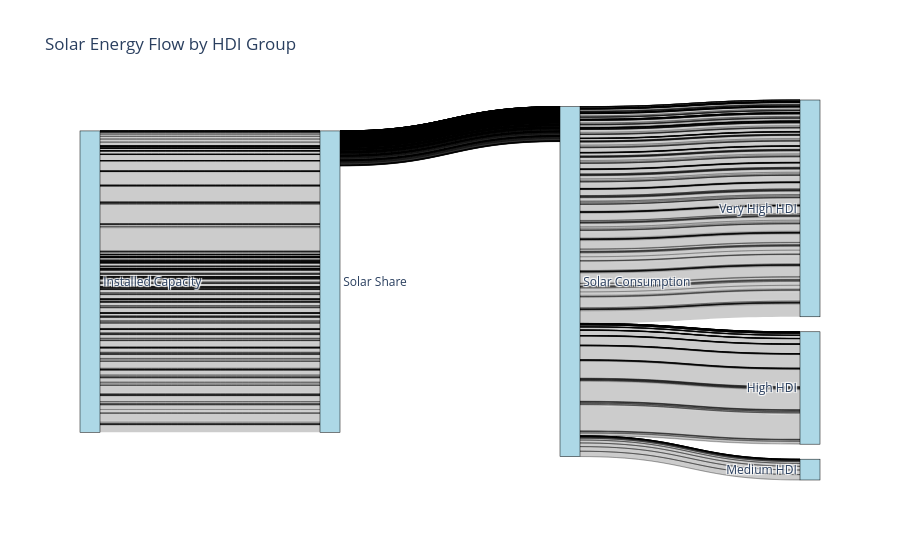

The code cell stored with this chart in its notebook:
### Markdown cell above
Visualizing Solar Equity Flows by HDI Group using a Sankey diagram

### Code cell
# 📦 Step 1: Install & Import Libraries
import pandas as pd
import plotly.graph_objects as go

# 🧭 Step 3: Define Nodes
nodes = [
    "Installed Capacity", "Solar Share", "Solar Consumption",
    "Very High HDI", "High HDI", "Medium HDI", "Low HDI"
]
node_indices = {name: i for i, name in enumerate(nodes)}

# 🔗 Step 4: Create Flows
links = {
    'source': [],
    'target': [],
    'value': [],
    'label': []
}

# Capacity → Share
for _, row in merged_df.iterrows():
    links['source'].append(node_indices["Installed Capacity"])
    links['target'].append(node_indices["Solar Share"])
    links['value'].append(row['Installed Solar PV Capacity (MW)'])
    links['label'].append(f"{row['HDI_Group']} Capacity")

# Share → Consumption
for _, row in merged_df.iterrows():
    links['source'].append(node_indices["Solar Share"])
    links['target'].append(node_indices["Solar Consumption"])
    links['value'].append(row['Solar (% equivalent primary energy)'])
    links['label'].append(f"{row['HDI_Group']} Share")

# Consumption → HDI Group
for _, row in merged_df.iterrows():
    links['source'].append(node_indices["Solar Consumption"])
    links['target'].append(node_indices[f"{row['HDI_Group']} HDI"])
    links['value'].append(row['Solar Energy Consumption (TWh)'])
    links['label'].append(f"{row['HDI_Group']} Consumption")

# 🎨 Step 5: Build Sankey Diagram
fig = go.Figure(data=[go.Sankey(
    node=dict(
        pad=15,
        thickness=20,
        line=dict(color="black", width=0.5),
        label=nodes,
        color="lightblue"
    ),
    link=dict(
        source=links['source'],
        target=links['target'],
        value=links['value'],
        label=links['label']
    )
)])

fig.update_layout(title_text="Solar Energy Flow by HDI Group", font_size=12)
fig.show()

# 📦 Step 1: Import Libraries
import pandas as pd
import plotly.graph_objects as go

# 📊 Step 2: Aggregate Data by HDI Group
solar_df = merged_df.groupby('HDI_Group').agg({
    'Installed Solar PV Capacity (MW)': 'sum',
    'Solar (% equivalent primary energy)': 'mean',
    'Solar Energy Consumption (TWh)': 'sum'
}).reset_index()

# 🧭 Step 3: Define Nodes
nodes = [
    "Installed Capacity", "Solar Share", "Solar Consumption",
    "Very High HDI", "High HDI", "Medium HDI", "Low HDI"
]
node_indices = {name: i for i, name in enumerate(nodes)}

# 🔗 Step 4: Create Flows
links = {'source': [], 'target': [], 'value': [], 'label': []}

# Capacity → Share
for _, row in solar_df.iterrows():
    links['source'].append(node_indices["Installed Capacity"])
    links['target'].append(node_indices["Solar Share"])
    links['value'].append(row["Installed Solar PV Capacity (MW)"])
    links['label'].append(f"{row['HDI_Group']} Capacity")

# Share → Consumption
for _, row in solar_df.iterrows():
    links['source'].append(node_indices["Solar Share"])
    links['target'].append(node_indices["Solar Consumption"])
    links['value'].append(row["Solar (% equivalent primary energy)"])
    links['label'].append(f"{row['HDI_Group']} Share")

# Consumption → HDI Group
for _, row in solar_df.iterrows():
    links['source'].append(node_indices["Solar Consumption"])
    links['target'].append(node_indices[f"{row['HDI_Group']} HDI"])
    links['value'].append(row["Solar Energy Consumption (TWh)"])
    links['label'].append(f"{row['HDI_Group']} Consumption")

# 🎨 Step 5: Build Sankey Diagram
fig = go.Figure(data=[go.Sankey(
    node=dict(
        pad=15,
        thickness=20,
        line=dict(color="black", width=0.5),
        label=nodes,
        color="lightblue"
    ),
    link=dict(
        source=links['source'],
        target=links['target'],
        value=links['value'],
        label=links['label']
    )
)])

fig.update_layout(title_text="Solar Energy Flow by HDI Group", font_size=12)
fig.show()

# 📦 Step 1: Import Libraries
import pandas as pd
import plotly.graph_objects as go

# 📊 Step 2: Calculate Efficiency
merged_df = merged_df[merged_df["Installed Solar PV Capacity (MW)"] > 0]
merged_df["Efficiency_TWh_per_MW"] = merged_df["Solar Energy Consumption (TWh)"] / merged_df["Installed Solar PV Capacity (MW)"]

# 🔍 Step 3: Identify Underperformers
threshold_capacity = merged_df["Installed Solar PV Capacity (MW)"].quantile(0.5)
threshold_share = merged_df["Solar (% equivalent primary energy)"].quantile(0.4)
underperformers = merged_df[
    (merged_df["Installed Solar PV Capacity (MW)"] > threshold_capacity) &
    (merged_df["Solar (% equivalent primary energy)"] < threshold_share)
]

# 🔧 Step 4: Simulate Microleasing Impact
solar_boost = 1.3  # +30% share
efficiency_boost = 1.25  # +25% efficiency
underperformers["Simulated Solar Share (%)"] = underperformers["Solar (% equivalent primary energy)"] * solar_boost
underperformers["Simulated Efficiency"] = underperformers["Efficiency_TWh_per_MW"] * efficiency_boost

# 🧭 Step 5: Define Nodes
nodes = [
    "Installed Capacity", "Solar Share", "Solar Consumption",
    "Simulated Share", "Simulated Consumption",
    "Very High HDI", "High HDI", "Medium HDI", "Low HDI"
]
node_indices = {name: i for i, name in enumerate(nodes)}

# 🔗 Step 6: Create Flows
links = {'source': [], 'target': [], 'value': [], 'label': []}

# Actual Flows
for _, row in underperformers.iterrows():
    hdi = row["HDI_Group"]
    links['source'].append(node_indices["Installed Capacity"])
    links['target'].append(node_indices["Solar Share"])
    links['value'].append(row["Installed Solar PV Capacity (MW)"])
    links['label'].append(f"{row['Country']} Actual Capacity")

    links['source'].append(node_indices["Solar Share"])
    links['target'].append(node_indices["Solar Consumption"])
    links['value'].append(row["Solar (% equivalent primary energy)"])
    links['label'].append(f"{row['Country']} Actual Share")

    links['source'].append(node_indices["Solar Consumption"])
    links['target'].append(node_indices[f"{hdi} HDI"])
    links['value'].append(row["Solar Energy Consumption (TWh)"])
    links['label'].append(f"{row['Country']} Actual Consumption")

# Simulated Flows
for _, row in underperformers.iterrows():
    hdi = row["HDI_Group"]
    links['source'].append(node_indices["Installed Capacity"])
    links['target'].append(node_indices["Simulated Share"])
    links['value'].append(row["Installed Solar PV Capacity (MW)"])
    links['label'].append(f"{row['Country']} Simulated Capacity")

    links['source'].append(node_indices["Simulated Share"])
    links['target'].append(node_indices["Simulated Consumption"])
    links['value'].append(row["Simulated Solar Share (%)"])
    links['label'].append(f"{row['Country']} Simulated Share")

    links['source'].append(node_indices["Simulated Consumption"])
    links['target'].append(node_indices[f"{hdi} HDI"])
    links['value'].append(row["Simulated Efficiency"] * row["Installed Solar PV Capacity (MW)"])
    links['label'].append(f"{row['Country']} Simulated Consumption")

# 🎨 Step 7: Build Sankey Diagram
fig = go.Figure(data=[go.Sankey(
    node=dict(
        pad=15,
        thickness=20,
        line=dict(color="black", width=0.5),
        label=nodes,
        color="lightblue"
    ),
    link=dict(
        source=links['source'],
        target=links['target'],
        value=links['value'],
        label=links['label']
    )
)])

fig.update_layout(title_text="Solar Equity Flow: Actual vs Simulated Microleasing Impact", font_size=12)
fig.show()

### Figure 1 — Plotly figure (JSON) as saved in the notebook; plotly's stock layout.template omitted (floating-point values rounded to 4 significant figures; data arrays with more than 128 entries replaced by an {"elided": "..."} marker saying what was removed)
{"data": [{"link": {"label": {"elided": "1635 str values"}, "source": {"elided": "1635 int values"}, "target": {"elided": "1635 int values"}, "value": {"elided": "1635 float values"}}, "node": {"color": "lightblue", "label": ["Installed Capacity", "Solar Share", "Solar Consumption", "Very High HDI", "High HDI", "Medium HDI", "Low HDI"], "line": {"color": "black", "width": 0.5}, "pad": 15, "thickness": 20}, "type": "sankey"}], "layout": {"font": {"size": 12}, "title": {"text": "Solar Energy Flow by HDI Group"}}}
